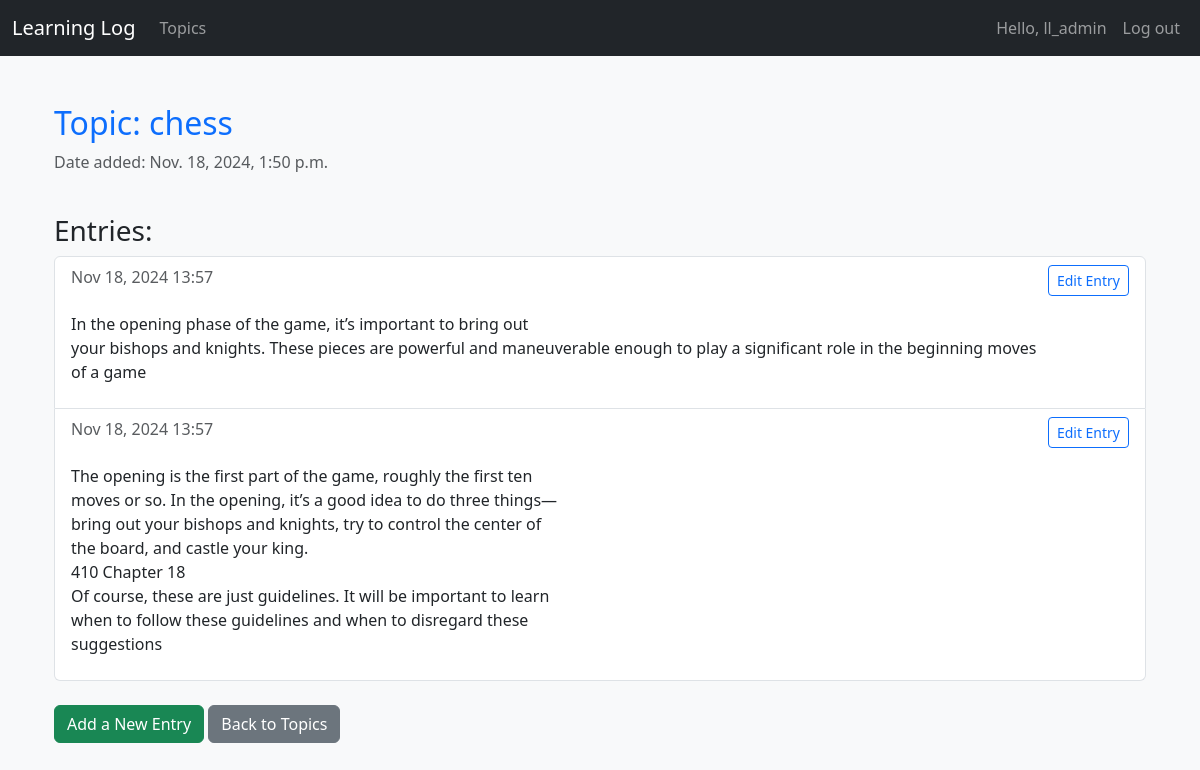
The page /topics/1/ (signed in) on the database its author committed.
### learning_logs/models.py (models this page shows, shortened)
class Topic(models.Model):
    text = models.CharField(max_length=200)
    date_added = models.DateTimeField(auto_now_add=True)
    owner = models.ForeignKey(User, on_delete=models.CASCADE, null=True)  # Ensure this exists

class Entry(models.Model):
    topic = models.ForeignKey(Topic, on_delete=models.CASCADE)
    text = models.TextField()
    date_added = models.DateTimeField(null=True)
    class Meta:
        verbose_name_plural = 'entries'

### learning_logs/views.py (the view)
# urls.py: path('topics/<int:topic_id>/', views.topic, name='topic'),
@login_required
def topic(request, topic_id):
    topic = get_object_or_404(Topic, id=topic_id)  # Fetch the topic or return 404 if not found
    entries = topic.entry_set.order_by('-date_added')  # Get all related entries, ordered by date
    context = {'topic': topic, 'entries': entries}
    return render(request, 'learning_logs/topic.html', context)

### learning_log/templates/learning_logs/topic.html (shortened to what this page needs)
{% extends "learning_logs/base.html" %}
{% block content %}
<div class="container">
    <div class="row">
        <div class="col-12">
            <h2 class="mt-4 text-primary">Topic: {{ topic.text }}</h2>
            <p class="text-muted">Date added: {{ topic.date_added }}</p>
        </div>
    </div>
    <div class="row">
        <div class="col-12">
            <h3 class="mt-4">Entries:</h3>
            {% if entries %}
                <ul class="list-group">
                    {% for entry in entries %}
                        <li class="list-group-item">
                            <div class="d-flex justify-content-between">
                                <span class="text-muted">{{ entry.date_added|date:'M d, Y H:i' }}</span>
                                <a href="{% url 'learning_logs:edit_entry' entry.id %}" class="btn btn-sm btn-outline-primary">Edit Entry</a>
                            </div>
                            <p class="mt-2">{{ entry.text|linebreaks }}</p>
                        </li>
                    {% endfor %}
                </ul>
            {% else %}
                <p class="text-muted">No entries have been added yet for this topic.</p>
            {% endif %}
        </div>
    </div>
    <div class="row mt-4">
        <div class="col-12">
            <a href="{% url 'learning_logs:new_entry' topic.id %}" class="btn btn-success">Add a New Entry</a>
            <a href="{% url 'learning_logs:topics' %}" class="btn btn-secondary">Back to Topics</a>
        </div>
    </div>
</div>
{% endblock %}

### learning_log/templates/learning_logs/base.html (shortened to what this page needs)
{% load bootstrap5 %}
<!DOCTYPE html>
<html lang="en">
<head>
    <link href="https://cdn.jsdelivr.net/npm/bootstrap@5.3.0-alpha1/dist/css/bootstrap.min.css"
          rel="stylesheet"
>
</head>
<body class="bg-light">
<nav class="navbar navbar-expand-lg navbar-dark bg-dark">
    <div class="container-fluid">
        <a class="navbar-brand" href="{% url 'learning_logs:home' %}">Learning Log</a>
        <div class="collapse navbar-collapse" id="navbarNav">
            <ul class="navbar-nav">
                <li class="nav-item">
                    <a class="nav-link" href="{% url 'learning_logs:topics' %}">Topics</a>
                </li>
            </ul>
            <ul class="navbar-nav ms-auto">
                {% if user.is_authenticated %}
                    <li class="nav-item">
                        <a class="nav-link" href="#">Hello, {{ user.username }}</a>
                    </li>
                    <li class="nav-item">
                        <a class="nav-link" href="{% url 'users:logout' %}">Log out</a>
                    </li>
                {% endif %}
            </ul>
        </div>
    </div>
</nav>
<div class="container mt-4">
    <div>
        {% block content %}{% endblock %}
    </div>
</div>
</body>
</html>

### rows shown on the page
Topic: text "chess", date_added "Nov. 18, 2024, 1:50 p.m."
Entry: date_added "Nov 18, 2024 13:57", text "In the opening phase of the game, it’s important to bring out your bishops and knights. These pieces are powerful and maneuverable enough to play a significant role in the beginning moves of a game"
Entry: date_added "Nov 18, 2024 13:57", text "The opening is the first part of the game, roughly the first ten moves or so. In the opening, it’s a good idea to do three things— bring out your bishops and knights, try to control the center of the board, and castle your king. 410 Chapter 18 Of course, these are just guidelines. It will be important to learn when to follow these guidelines and when to disregard these suggestions"

### other values the page prints
{{ user.username }} "ll_admin"
